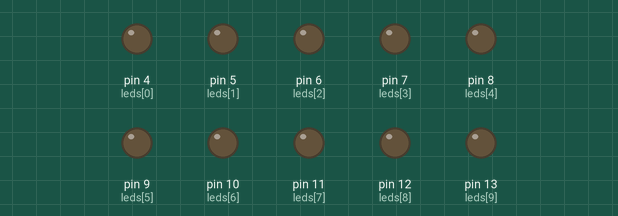
Simulated run of this sketch. Board: Arduino Uno, built with avr-gcc and run on an emulated ATmega328P. Shown: output pins drawn as LEDs (lit = HIGH).

Above: at 0.03 s.
At 0.42 s:
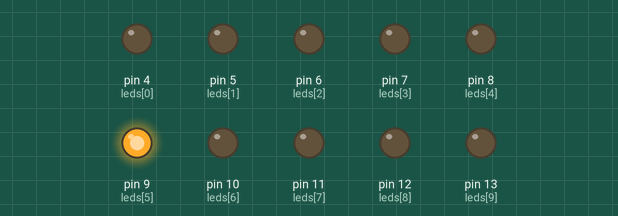
At 0.75 s:
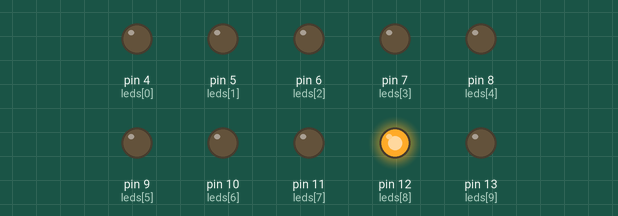
At 1.48 s:
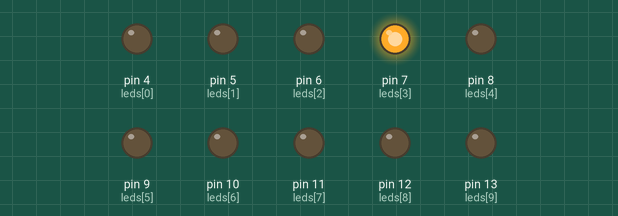
At 2.21 s:
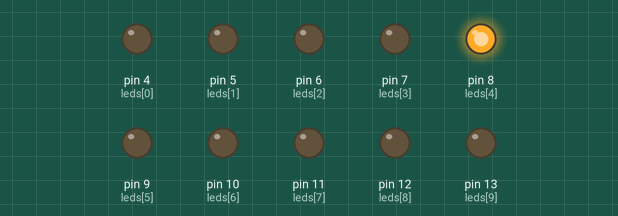
At 2.93 s:
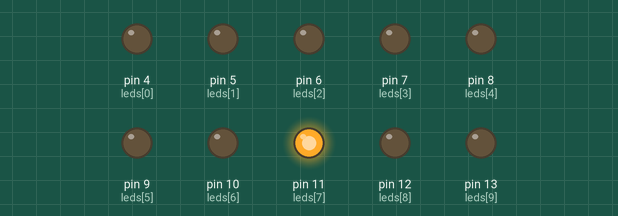
Timing chart, 0 to 3.2 s (numbered marks = the images above):
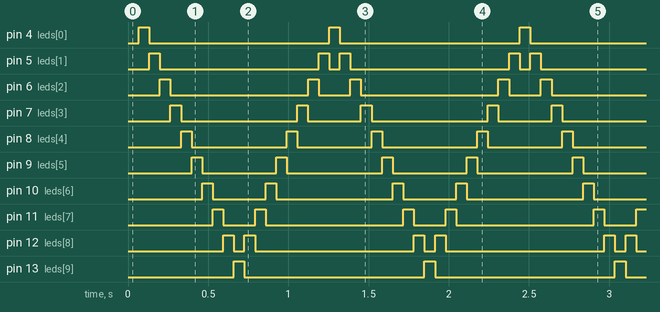

Measured:
- by itself, pin 4 (leds[0]), pin 13 (leds[9]): alternates HIGH for 0.07 s and LOW for 1.1 s
- by itself, pin 5 (leds[1]): repeats every 1.2 s: LOW 0.99 s, HIGH 0.07 s, LOW 0.07 s, HIGH 0.07 s
- by itself, pin 6 (leds[2]): repeats every 1.2 s: LOW 0.86 s, HIGH 0.07 s, LOW 0.20 s, HIGH 0.07 s
- by itself, pin 7 (leds[3]): repeats every 1.2 s: LOW 0.73 s, HIGH 0.07 s, LOW 0.33 s, HIGH 0.07 s
- by itself, pin 8 (leds[4]): repeats every 1.2 s: LOW 0.59 s, HIGH 0.07 s, LOW 0.46 s, HIGH 0.07 s
- by itself, pin 9 (leds[5]): repeats every 1.2 s: LOW 0.46 s, HIGH 0.07 s, LOW 0.59 s, HIGH 0.07 s
- by itself, pin 10 (leds[6]): repeats every 1.2 s: LOW 0.33 s, HIGH 0.07 s, LOW 0.73 s, HIGH 0.07 s
- by itself, pin 11 (leds[7]): repeats every 1.2 s: LOW 0.20 s, HIGH 0.07 s, LOW 0.86 s, HIGH 0.07 s

The sketch:

efeito_iluminacao_sequencial_LEDs.ino
```cpp
// Projeto 5 - Efeito de iluminaçao sequencial com LEDs

// cria um array para os pinos dos LEDs
byte leds[] = {4, 5, 6, 7, 8, 9, 10, 11, 12, 13};

// intervalo entre as alteraçoes
int ledDelay(65);
int direction = 1;
int currentLED = 0;
unsigned long changeTime;

// prototipos
void changeLED();

void setup(){

  // define todos os pinos como saida
  for(int i = 0; i < 10; i++){
    pinMode(leds[i], OUTPUT);
  }

  changeTime = millis();
}

void loop(){
  if((millis() - changeTime) > ledDelay){
    changeLED();
    changeTime = millis();
  }
}

void changeLED(){
  // apaga todos os LEDs
  for(int i = 0; i < 10; i++){
    digitalWrite(leds[i], LOW);
  }

  // acende o LED atual
  digitalWrite(leds[currentLED], HIGH);

  // incrementa de acordo com o valor de direction
  currentLED += direction;

  // altera a direçao se tivermos atingido o fim
  if(currentLED == 9){
    direction = -1;
  }

  if(currentLED == 0){
    direction = 1;
  }
}
```
